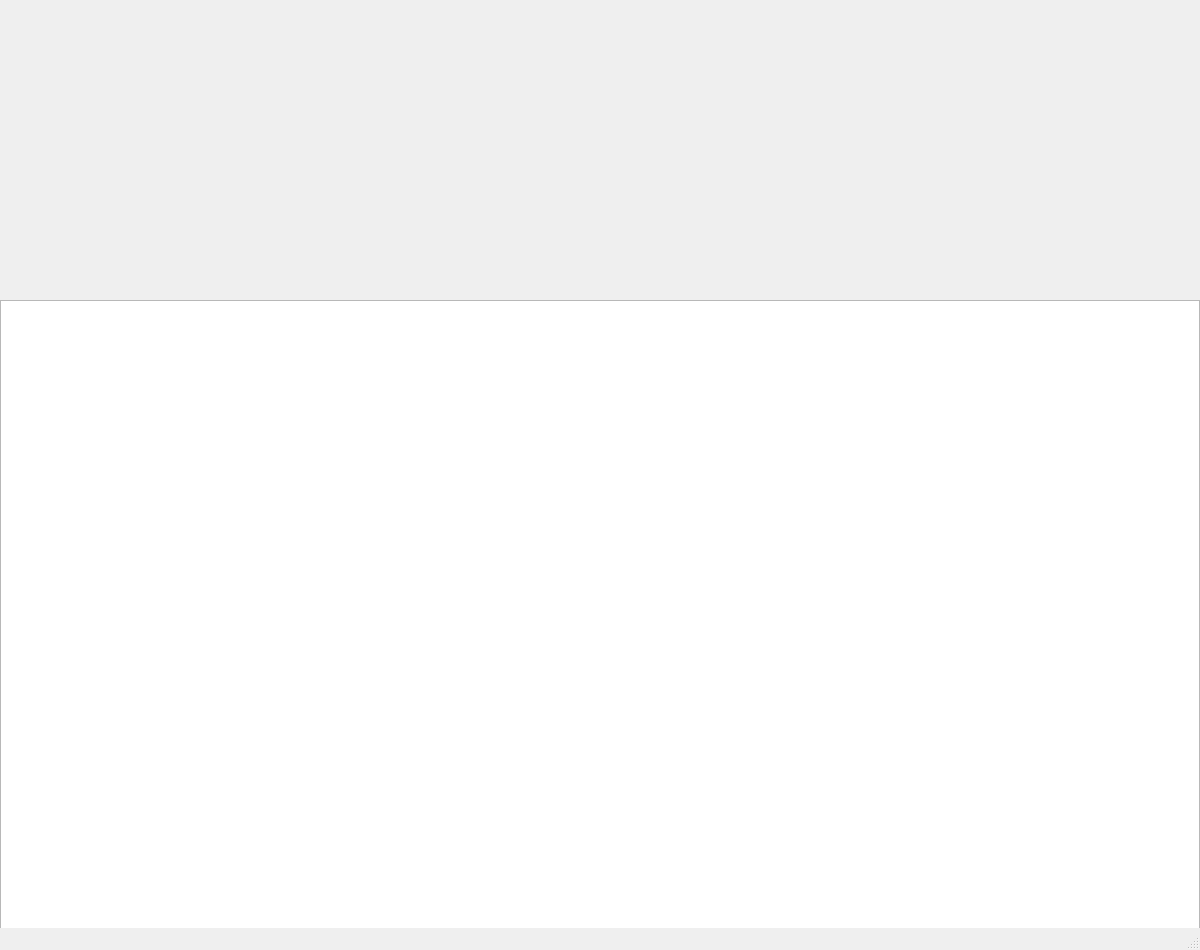
<?xml version="1.0" encoding="UTF-8"?>
<ui version="4.0">
 <class>MainWindow</class>
 <widget class="QMainWindow" name="MainWindow">
  <property name="geometry">
   <rect>
    <x>0</x>
    <y>0</y>
    <width>1200</width>
    <height>950</height>
   </rect>
  </property>
  <property name="windowTitle">
   <string>MainWindow</string>
  </property>
  <widget class="QWidget" name="centralwidget">
   <widget class="QLabel" name="label">
    <property name="geometry">
     <rect>
      <x>0</x>
      <y>0</y>
      <width>1141</width>
      <height>281</height>
     </rect>
    </property>
    <property name="text">
     <string/>
    </property>
   </widget>
   <widget class="QTextEdit" name="textEdit">
    <property name="geometry">
     <rect>
      <x>0</x>
      <y>300</y>
      <width>1200</width>
      <height>650</height>
     </rect>
    </property>
   </widget>
  </widget>
  <widget class="QMenuBar" name="menubar">
   <property name="geometry">
    <rect>
     <x>0</x>
     <y>0</y>
     <width>1200</width>
     <height>22</height>
    </rect>
   </property>
  </widget>
  <widget class="QStatusBar" name="statusbar"/>
 </widget>
 <resources/>
 <connections/>
</ui>
